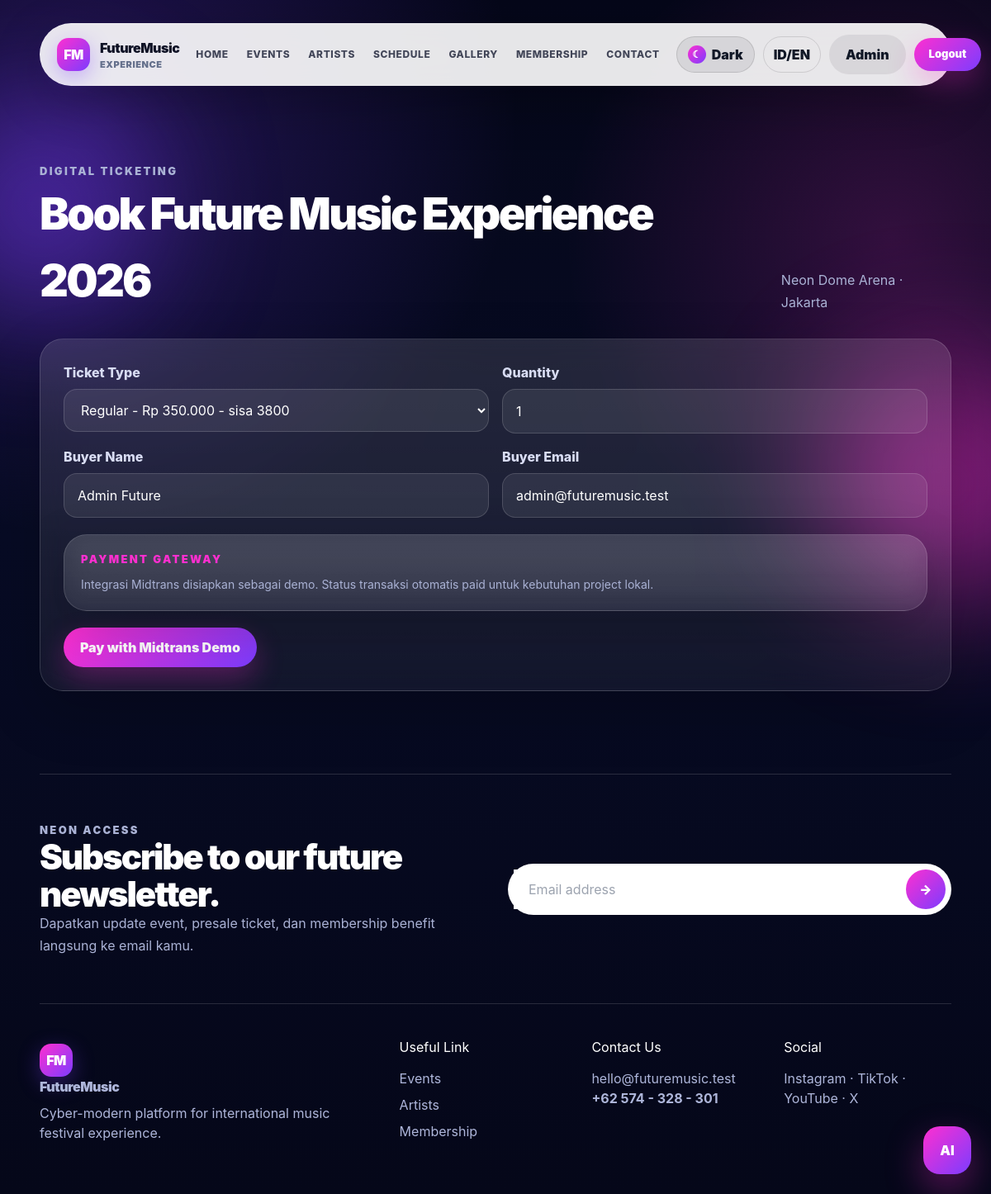
Page /booking.php?event=1 (signed in) on the committed database.
### tables this page shows
CREATE TABLE events (
    id_event INT AUTO_INCREMENT PRIMARY KEY,
    id_venue INT NOT NULL,
    title VARCHAR(180) NOT NULL,
    slug VARCHAR(180) NOT NULL UNIQUE,
    description TEXT NOT NULL,
    event_date DATE NOT NULL,
    start_time TIME NOT NULL,
    category VARCHAR(80) NOT NULL,
    status ENUM('upcoming','popular','featured','completed') NOT NULL DEFAULT 'upcoming',
    image_url VARCHAR(255) NOT NULL,
    video_url VARCHAR(255) NULL,
    seat_total INT NOT NULL DEFAULT 1000,
    seat_available INT NOT NULL DEFAULT 1000,
    created_at TIMESTAMP DEFAULT CURRENT_TIMESTAMP,
    CONSTRAINT fk_events_venue FOREIGN KEY (id_venue) REFERENCES venues(id_venue)
    ON UPDATE CASCADE ON DELETE RESTRICT
);

CREATE TABLE venues (
    id_venue INT AUTO_INCREMENT PRIMARY KEY,
    venue_name VARCHAR(150) NOT NULL,
    city VARCHAR(100) NOT NULL,
    address TEXT NOT NULL,
    capacity INT NOT NULL,
    created_at TIMESTAMP DEFAULT CURRENT_TIMESTAMP
);

CREATE TABLE users (
    id_user INT AUTO_INCREMENT PRIMARY KEY,
    name VARCHAR(120) NOT NULL,
    email VARCHAR(150) NOT NULL UNIQUE,
    password VARCHAR(255) NOT NULL,
    role ENUM('admin','user') NOT NULL DEFAULT 'user',
    membership ENUM('Free','Neon','Galaxy','Legend') NOT NULL DEFAULT 'Free',
    phone VARCHAR(30) NULL,
    created_at TIMESTAMP DEFAULT CURRENT_TIMESTAMP
);

### config/database.php (called while the page is built, shortened)
<?php
$DB_HOST = 'localhost';
$DB_USER = 'root';
$DB_PASS = '';
$DB_NAME = 'future_music_db';
$conn = mysqli_connect($DB_HOST, $DB_USER, $DB_PASS, $DB_NAME);
mysqli_set_charset($conn, 'utf8mb4');
function e($value) {
    return htmlspecialchars((string)$value, ENT_QUOTES, 'UTF-8');
}
function current_user_id() {
    return (int)($_SESSION['id_user'] ?? 0);
}
function control_class($baseClass, $fieldErrors, $field) {
    return $baseClass . (isset($fieldErrors[$field]) ? ' validation-invalid ring-2 ring-pink-400/50 border-pink-400/60' : '');
}
function db_one($sql) {
    global $conn;
    $q = mysqli_query($conn, $sql);
    return $q ? mysqli_fetch_assoc($q) : null;
}
function db_all($sql) {
    global $conn;
    $q = mysqli_query($conn, $sql);
    $rows = [];
    if ($q) {
        while ($row = mysqli_fetch_assoc($q)) $rows[] = $row;
    }
    return $rows;
}
?>

### booking.php (the view, shortened to what this page needs)
<?php
include 'config/database.php';
$id_event = (int)($_GET['event'] ?? $_POST['id_event'] ?? 0);
$id_ticket_selected = (int)($_GET['ticket'] ?? $_POST['id_ticket'] ?? 0);
$event = db_one("SELECT e.*, v.venue_name, v.city FROM events e JOIN venues v ON e.id_venue=v.id_venue WHERE e.id_event=$id_event");
$tickets = db_all("SELECT * FROM ticket_types WHERE id_event=$id_event ORDER BY FIELD(ticket_name,'Regular','VIP','VVIP','Backstage Pass')");
$fieldErrors = [];
$qty = 1;
$buyer_name = $_SESSION['name'] ?? '';
$userEmail = db_one('SELECT email FROM users WHERE id_user='.current_user_id())['email'] ?? '';
$buyer_email = $userEmail;
include 'includes/header.php';
?>
<section class="section">
    <div class="section-head">
        <div>
            <p class="eyebrow">Digital Ticketing</p>
            <h2>Book <?= e($event['title']); ?></h2>
        </div>
        <p><?= e($event['venue_name']); ?> · <?= e($event['city']); ?></p>
    </div>
    <form method="POST" class="form-card" data-validate-form novalidate>
        <div class="form-grid">
            <div data-field-wrap>
                <label>Ticket Type</label>
                <select class="<?= e(control_class('select', $fieldErrors, 'id_ticket')); ?>" name="id_ticket" data-validate data-required="true" data-label="Jenis tiket">
                    <?php foreach($tickets as $t): ?>
                    <option value="<?= (int)$t['id_ticket']; ?>" <?= $id_ticket_selected==(int)$t['id_ticket']?'selected':''; ?>>
                        <?= e($t['ticket_name']); ?> - <?= rupiah($t['price']); ?> - sisa <?= (int)($t['quota']-$t['sold']); ?>
                    </option>
                    <?php endforeach; ?>
                </select>
            </div>
            <div data-field-wrap>
                <label>Quantity</label>
                <input class="<?= e(control_class('input', $fieldErrors, 'quantity')); ?>" type="number" min="1" max="10" name="quantity" value="<?= (int)$qty; ?>" data-validate data-required="true" data-min-number="1" data-max-number="10" data-label="Jumlah tiket">
            </div>
            <div data-field-wrap>
                <label>Buyer Name</label>
                <input class="<?= e(control_class('input', $fieldErrors, 'buyer_name')); ?>" name="buyer_name" value="<?= e($buyer_name); ?>" data-validate data-required="true" data-min="3" data-label="Nama pembeli">
            </div>
            <div data-field-wrap>
                <label>Buyer Email</label>
                <input class="<?= e(control_class('input', $fieldErrors, 'buyer_email')); ?>" type="email" name="buyer_email" value="<?= e($buyer_email); ?>" data-validate data-required="true" data-email="true" data-label="Email pembeli">
            </div>
        </div>
        <div class="glass-card p-5 mt-5">
            <p class="eyebrow">Payment Gateway</p>
            <p class="meta mt-2">Integrasi Midtrans disiapkan sebagai demo. Status transaksi otomatis paid untuk kebutuhan project lokal.</p>
        </div>
        <button class="primary-btn mt-5">Pay with Midtrans Demo</button>
    </form>
</section>
<?php include 'includes/footer.php'; ?>

### assets/css/style.css (style rules this page uses)
:root { --dark:#06091f; --dark2:#080b2a; --panel:rgba(255,255,255,.07); --panel2:rgba(255,255,255,.11); --line:rgba(255,255,255,.14); --white:#ffffff; --muted:#aab2d5; --pink:#ff2fd0; --purple:#7c3cff; --cyan:#47e5ff; --blue:#101a4d; --shadow:0 24px 80px rgba(0,0,0,.35); }
* { box-sizing:border-box }
html { scroll-behavior:smooth }
body { margin:0; font-family:Inter,ui-sans-serif,system-ui,-apple-system,BlinkMacSystemFont,"Segoe UI",sans-serif; color:var(--white); background: radial-gradient(circle at 10% 10%, rgba(124,60,255,.25), transparent 30%), radial-gradient(circle at 90% 20%, rgba(255,47,208,.18), transparent 25%), linear-gradient(180deg,#050719 0%,#070b24 45%,#050719 100%); min-height:100vh; }
button,input,select,textarea { font:inherit }
.primary-btn,.ghost-btn,.icon-btn { border:0;border-radius:999px;padding:12px 20px;font-weight:900;cursor:pointer; display:inline-flex;align-items:center;justify-content:center;gap:8px; }
.primary-btn { background:linear-gradient(135deg,var(--pink),var(--purple)); color:#fff;box-shadow:0 14px 34px rgba(255,47,208,.28); }
.eyebrow { color:var(--pink);font-weight:900;letter-spacing:.18em;text-transform:uppercase;font-size:13px }
.section { width:min(1180px,92%);margin:92px auto }
.section-head { display:flex;align-items:end;justify-content:space-between;gap:24px;margin-bottom:30px }
.section-head h2 { font-size:clamp(32px,5vw,54px);font-weight:1000;letter-spacing:-.05em }
.section-head p { color:var(--muted);max-width:520px;line-height:1.7 }
.event-card,.artist-card,.glass-card,.ticket-card,.form-card { border:1px solid var(--line); background:linear-gradient(180deg,rgba(255,255,255,.12),rgba(255,255,255,.055)); border-radius:28px; overflow:hidden; box-shadow:0 24px 70px rgba(0,0,0,.2); backdrop-filter:blur(16px); }
.meta { color:var(--muted);font-size:14px;line-height:1.7 }
.form-card { padding:28px }
.form-grid { display:grid;grid-template-columns:1fr 1fr;gap:16px }
.input, .select, textarea { width:100%;border:1px solid rgba(255,255,255,.15);background:rgba(255,255,255,.08); color:#fff;border-radius:16px;padding:14px 16px;outline:none; }
.input::placeholder, textarea::placeholder { color:#9ea6c9 }
.select option { color:#111 }
label { display:block;margin:0 0 8px;color:#d8dcf3;font-weight:800 }

### rows in the picture
events: title "Future Music Experience 2026", id_venue.venue_name "Neon Dome Arena", id_venue.city "Jakarta"
users: buyer_email "admin@futuremusic.test"

### other values in the picture
form field id_ticket "Regular - Rp 350.000 - sisa 3800"
